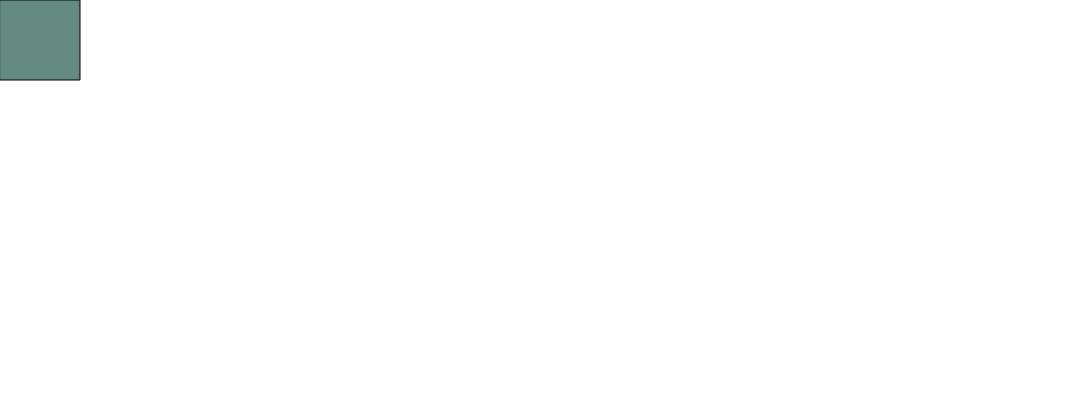
Frame 1 (no input)
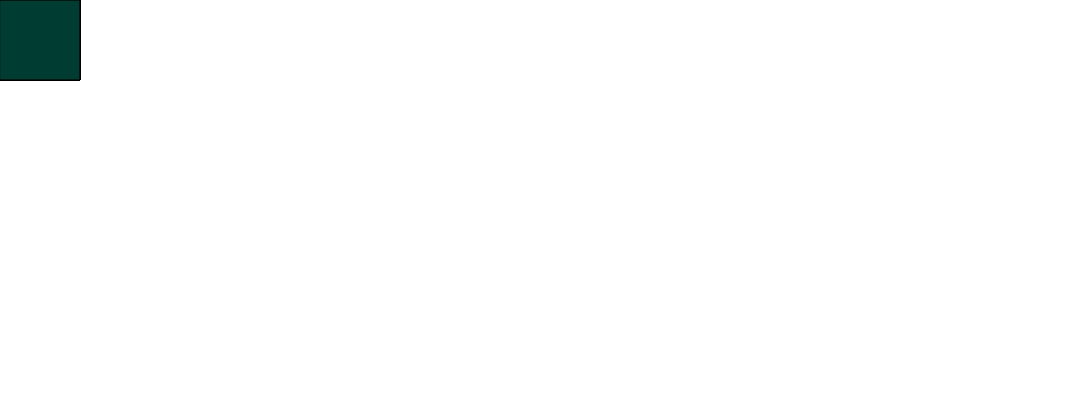
Frame 60 (no input)
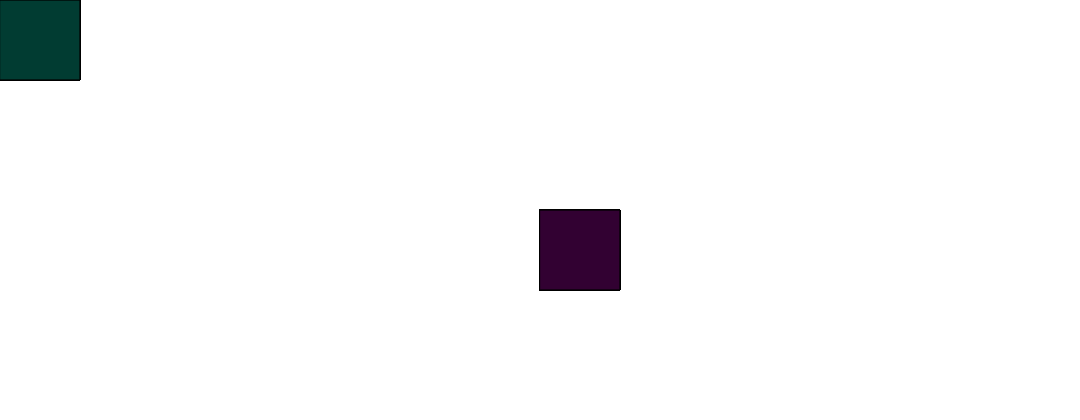
Frame 120 (the mouse pressed at the canvas centre since frame 60)

The p5.js sketch that drew these frames (run headless with seeded random() and noise() and a simulated clock; from frame 60 on, the mouse is pressed at the canvas centre):

// p5.js sketch
// ── sketch.js
function setup(){
  createCanvas(1080,420);
}
function draw(){
  if(mouseIsPressed){
    fill(50,0,50,155);
  }else{
  fill(0,60,50,155);
}
rect(mouseX,mouseY,80,80);
}
